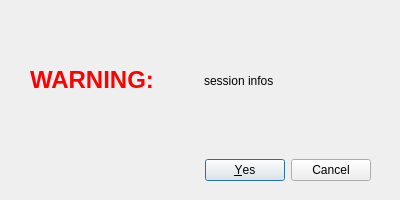
<?xml version="1.0" encoding="UTF-8"?>
<ui version="4.0" idbasedtr="false">
 <class>popup</class>
 <widget class="QDialog" name="popup">
  <property name="windowModality">
   <enum>Qt::ApplicationModal</enum>
  </property>
  <property name="geometry">
   <rect>
    <x>0</x>
    <y>0</y>
    <width>400</width>
    <height>200</height>
   </rect>
  </property>
  <property name="minimumSize">
   <size>
    <width>400</width>
    <height>200</height>
   </size>
  </property>
  <property name="maximumSize">
   <size>
    <width>400</width>
    <height>200</height>
   </size>
  </property>
  <property name="windowTitle">
   <string>popup_title</string>
  </property>
  <property name="modal">
   <bool>true</bool>
  </property>
  <widget class="QDialogButtonBox" name="buttonBox">
   <property name="geometry">
    <rect>
     <x>30</x>
     <y>150</y>
     <width>341</width>
     <height>40</height>
    </rect>
   </property>
   <property name="orientation">
    <enum>Qt::Horizontal</enum>
   </property>
   <property name="standardButtons">
    <set>QDialogButtonBox::Cancel|QDialogButtonBox::Yes</set>
   </property>
   <property name="centerButtons">
    <bool>false</bool>
   </property>
  </widget>
  <widget class="QWidget" name="gridLayoutWidget">
   <property name="geometry">
    <rect>
     <x>30</x>
     <y>10</y>
     <width>341</width>
     <height>141</height>
    </rect>
   </property>
   <layout class="QGridLayout" name="gridLayout">
    <property name="sizeConstraint">
     <enum>QLayout::SetMaximumSize</enum>
    </property>
    <item row="0" column="0">
     <widget class="QLabel" name="info">
      <property name="styleSheet">
       <string notr="true"> font-size:18pt; font-weight:600; color:#ff0000;</string>
      </property>
      <property name="lineWidth">
       <number>2</number>
      </property>
      <property name="text">
       <string>&lt;html&gt;&lt;head/&gt;&lt;body&gt;&lt;p&gt;&lt;span style=&quot; font-size:18pt; font-weight:600; color:#ff0000;&quot;&gt;WARNING:&lt;/span&gt;&lt;/p&gt;&lt;/body&gt;&lt;/html&gt;</string>
      </property>
     </widget>
    </item>
    <item row="0" column="1">
     <widget class="QLabel" name="desc">
      <property name="text">
       <string>session infos</string>
      </property>
      <property name="wordWrap">
       <bool>true</bool>
      </property>
     </widget>
    </item>
   </layout>
  </widget>
 </widget>
 <resources/>
 <connections>
  <connection>
   <sender>buttonBox</sender>
   <signal>accepted()</signal>
   <receiver>popup</receiver>
   <slot>accept()</slot>
   <hints>
    <hint type="sourcelabel">
     <x>248</x>
     <y>254</y>
    </hint>
    <hint type="destinationlabel">
     <x>157</x>
     <y>274</y>
    </hint>
   </hints>
  </connection>
  <connection>
   <sender>buttonBox</sender>
   <signal>rejected()</signal>
   <receiver>popup</receiver>
   <slot>reject()</slot>
   <hints>
    <hint type="sourcelabel">
     <x>316</x>
     <y>260</y>
    </hint>
    <hint type="destinationlabel">
     <x>286</x>
     <y>274</y>
    </hint>
   </hints>
  </connection>
 </connections>
</ui>
